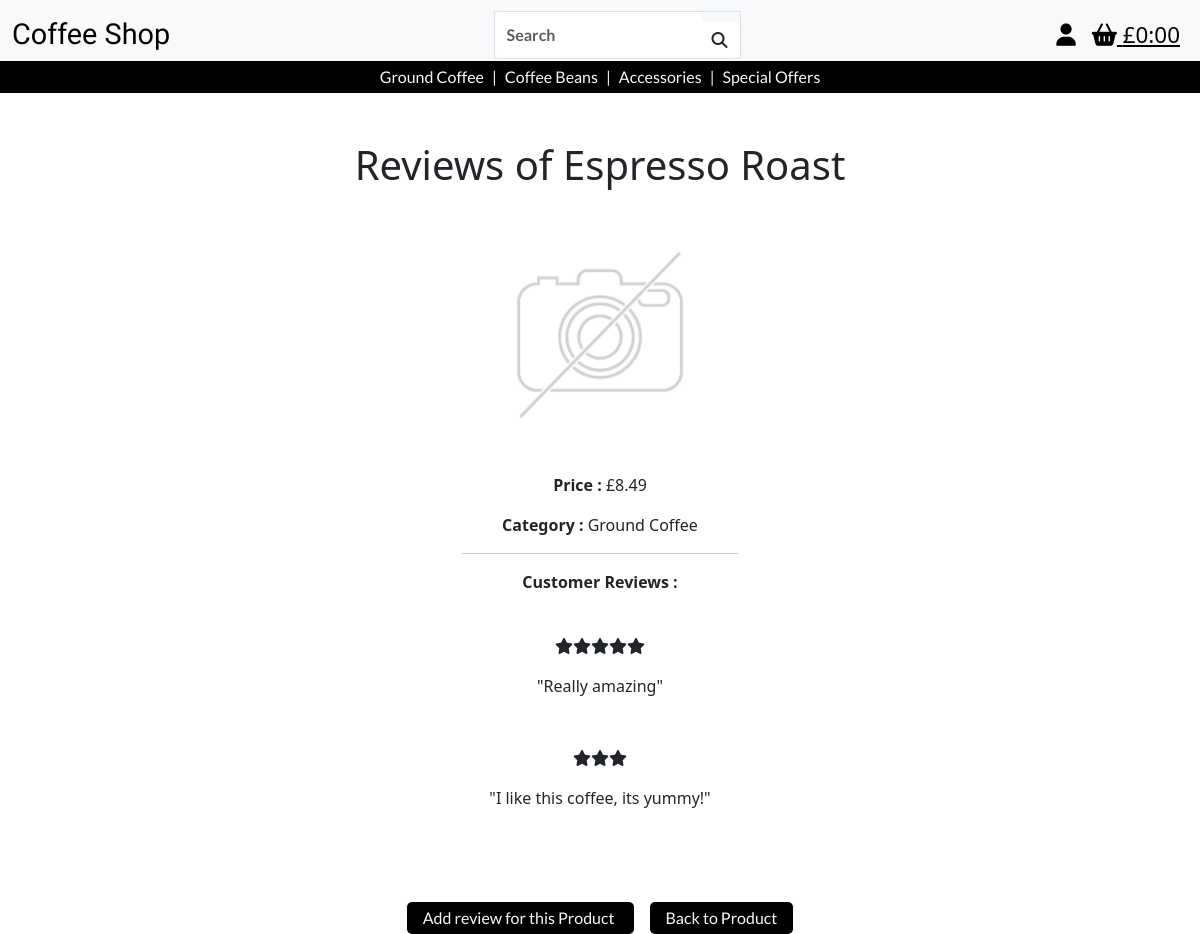
Page /reviews/2/ on the committed database.
### products/models.py (models this page shows, shortened)
class Product(models.Model):
    category = models.ForeignKey(
        'Category', null=True, blank=True, on_delete=models.SET_NULL)
    sku = models.CharField(max_length=254, null=True, blank=True, unique=True)
    product_name = models.CharField(max_length=254)
    description = models.TextField()
    price = models.DecimalField(max_digits=6, decimal_places=2)
    image_url = models.URLField(max_length=1024, null=True, blank=True)
    image = models.ImageField(null=True, blank=True)

class Category(models.Model):
    class Meta:
        verbose_name_plural = 'Categories'
    name = models.CharField(max_length=254)
    friendly_name = models.CharField(max_length=254, null=True, blank=True)

### reviews/models.py (models this page shows, shortened)
class Reviews(models.Model):
    class Meta:
        verbose_name_plural = 'reviews'
    product = models.ForeignKey('products.Product', on_delete=models.SET_NULL, null=True, blank=False, related_name='reviews')
    user = models.ForeignKey(
        UserProfile, on_delete=models.CASCADE, null=False, blank=False, related_name='reviews'
    )
    review_id = models.AutoField(primary_key=True)
    review = models.TextField(max_length=1000, blank=True)
    rating = models.FloatField(validators=[MinValueValidator(
        1), MaxValueValidator(5)], null=False, blank=False)
    created_at = models.DateTimeField(auto_now_add=True)
    updated_at = models.DateTimeField(auto_now=True)

### reviews/views.py (the view)
# urls.py: path('<int:product_id>/', views.product_reviews, name='product_reviews'),
def product_reviews(request, product_id):
    product = get_object_or_404(Product, pk=product_id)
    reviews = product.reviews.all()
    context = {
        'product': product,
        'reviews': reviews,
    }
    return render(request, 'reviews/product_reviews.html', context)

### bag/contexts.py (called while the page is built, shortened)
def bag_contents(request):
    bag_items = []
    total = 0
    product_count = 0
    bag = request.session.get('bag', {})
    if total < settings.FREE_DELIVERY_THRESHOLD:
        delivery = total * Decimal(settings.STANDARD_DELIVERY_PERCENTAGE / 100)
        free_delivery_delta = settings.FREE_DELIVERY_THRESHOLD - total
    else:
        delivery = 0
        free_delivery_delta = 0
    grand_total = delivery + total
    context = {
        'bag_items' : bag_items,
        'total' : total,
        'product_count' : product_count,
        'delivery': delivery,
        'free_delivery_delta' : free_delivery_delta,
        'free_delivery_threshold' : settings.FREE_DELIVERY_THRESHOLD,
        'grand_total' : grand_total,
    }
    return context

### reviews/templates/reviews/product_reviews.html (shortened to what this page needs)
{% extends 'base.html' %} {% load static %} {% block extra_css %}
<link rel="stylesheet" href="{% static 'css/products.css' %}" />
{% endblock%} {% block content %}
<div class="container-fluid text-center">
  <div class="row justify-content-center">
    <div class="col-8 mt-5 products-header">
      <h1>Reviews of {{ product.product_name }}</h1>
    </div>
  </div>
  <div class="row justify-content-center">
    <div class="col-8 col-sm-3 product-details-container">
      {% if product.image %}
      <a href="{{ product.image.url }}" target="_blank">
        <img
          class="card-img-top img-fluid"
          src="{{ product.image.url }}"
          alt="{{ product.name }}"
        />
      </a>
      {% else %}
      <a href="{{ MEDIA_URL }}noimage.png" target="_blank">
        <img
          class="card-img-top img-fluid"
          src="{{ MEDIA_URL }}noimage.png"
          alt="{{ product.name }}"
        />
      </a>
      {% endif %}
      <p><strong>Price :</strong> £{{ product.price }}</p>
      {% if product.category %}
      <p><strong>Category :</strong> {{ product.category.friendly_name }}</p>
      {% endif %}
      <hr>
      <p><strong>Customer Reviews :</strong></p>
    </div>
  </div>
  <div class="text-center">
    <div class="row justify-content-center">
      <div class="col-8 col-sm-3">
    {% if reviews %} {% for review in reviews %}
      {% if review.rating == 1 %}
    <p class="mt-4"><i class="fa-solid fa-star"></i></p>
    {% elif review.rating == 2 %}
    <p class="mt-4">
      <i class="fa-solid fa-star"></i><i class="fa-solid fa-star"></i>
    </p>
    {% elif review.rating == 3 %}
    <p class="mt-4">
      <i class="fa-solid fa-star"></i><i class="fa-solid fa-star"></i
      ><i class="fa-solid fa-star"></i>
    </p>
    {% elif review.rating == 4 %}
    <p class="mt-4">
      <i class="fa-solid fa-star"></i><i class="fa-solid fa-star"></i
      ><i class="fa-solid fa-star"></i><i class="fa-solid fa-star"></i>
    </p>
    {% elif review.rating == 5 %}
    <p class="mt-4">
      <i class="fa-solid fa-star"></i><i class="fa-solid fa-star"></i
      ><i class="fa-solid fa-star"></i><i class="fa-solid fa-star"></i
      ><i class="fa-solid fa-star"></i>
    </p>
    {% endif %}
    <p class="mb-5">"{{ review.review }}"</p>
     {% endfor %}
  </div>
</div>
{% else %}
    <p>This product doesn't currently have any reviews</p>
    {% endif %}
  </div>
  <div class="mt-5">
    <a
      href="{% url 'add_review' product.id %}"
      class="button d-block d-sm-inline m-2"
    >
      Add review for this Product
    </a>
    <a
      href="{% url 'product_detail' product.id %}"
      class="button d-block d-sm-inline m-2"
    >
      Back to Product
    </a>
  </div>
</div>
{% endblock %}

### static/css/base.css (style rules this page uses)
button, .button { color: #f8f9fa; font-family: "lato", sans-serif; font-weight: 400; text-decoration: none; background-color: black; padding: 0.4rem 1rem; border-radius: 5px; margin-top: 10px; }

### rows in the picture
Product: product_name "Espresso Roast", price "8.49", category.friendly_name "Ground Coffee"
Reviews: rating 5 (drawn), review "Really amazing"
Reviews: rating 3 (drawn), review "I like this coffee, its yummy!"
